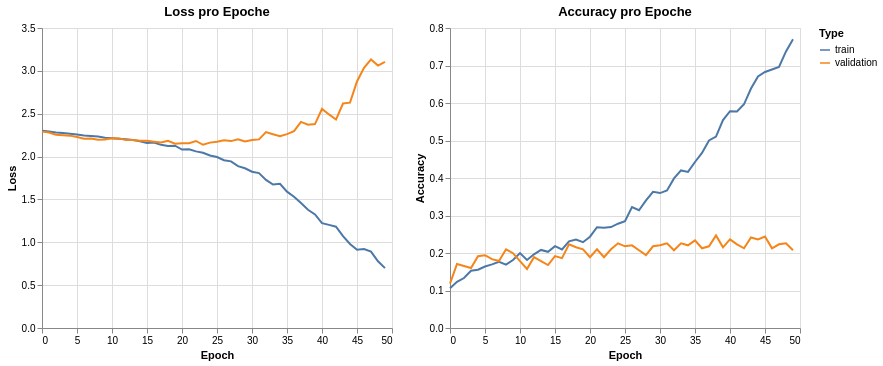

Notebook code for this chart:
### Code cell
import altair as alt
import pandas as pd

def hist_to_df(train_hist, val_hist, value_name):
    train_df = pd.DataFrame.from_dict(train_hist, orient="index").reset_index()
    train_df["Type"] = "train"
    val_df = pd.DataFrame.from_dict(val_hist, orient="index").reset_index()
    val_df["Type"] = "validation"
    df = pd.concat([train_df, val_df])
    df.columns = ["Epoch", value_name, "Type"]
    return df

loss_df = hist_to_df(train_loss_hist, val_loss_hist, "Loss")
acc_df  = hist_to_df(train_acc_hist,  val_acc_hist,  "Accuracy")

loss_chart = alt.Chart(loss_df).mark_line().encode(
    x="Epoch", y="Loss", color="Type").properties(title="Loss pro Epoche", width=350)
acc_chart = alt.Chart(acc_df).mark_line().encode(
    x="Epoch", y="Accuracy", color="Type").properties(title="Accuracy pro Epoche", width=350)

loss_chart | acc_chart      # nebeneinander (| = horizontal, & wäre untereinander)

### Figure 1 — Vega-Lite specification as saved in the notebook (floating-point values rounded to 4 significant figures)
{"config": {"view": {"continuousWidth": 300, "continuousHeight": 300}}, "hconcat": [{"data": {"name": "data-7dd4038eef1e95cb1a4604d91e4bfc8a"}, "mark": {"type": "line"}, "encoding": {"color": {"field": "Type", "type": "nominal"}, "x": {"field": "Epoch", "type": "quantitative"}, "y": {"field": "Loss", "type": "quantitative"}}, "title": "Loss pro Epoche", "width": 350}, {"data": {"name": "data-95fc6f69fbb8df1c278b53cd096c1d85"}, "mark": {"type": "line"}, "encoding": {"color": {"field": "Type", "type": "nominal"}, "x": {"field": "Epoch", "type": "quantitative"}, "y": {"field": "Accuracy", "type": "quantitative"}}, "title": "Accuracy pro Epoche", "width": 350}], "$schema": "https://vega.github.io/schema/vega-lite/v5.20.1.json", "datasets": {"data-7dd4038eef1e95cb1a4604d91e4bfc8a": [{"Epoch": 0, "Loss": 2.301, "Type": "train"}, {"Epoch": 1, "Loss": 2.294, "Type": "train"}, {"Epoch": 2, "Loss": 2.282, "Type": "train"}, {"Epoch": 3, "Loss": 2.274, "Type": "train"}, {"Epoch": 4, "Loss": 2.267, "Type": "train"}, {"Epoch": 5, "Loss": 2.258, "Type": "train"}, {"Epoch": 6, "Loss": 2.245, "Type": "train"}, {"Epoch": 7, "Loss": 2.24, "Type": "train"}, {"Epoch": 8, "Loss": 2.233, "Type": "train"}, {"Epoch": 9, "Loss": 2.221, "Type": "train"}, {"Epoch": 10, "Loss": 2.214, "Type": "train"}, {"Epoch": 11, "Loss": 2.209, "Type": "train"}, {"Epoch": 12, "Loss": 2.203, "Type": "train"}, {"Epoch": 13, "Loss": 2.193, "Type": "train"}, {"Epoch": 14, "Loss": 2.178, "Type": "train"}, {"Epoch": 15, "Loss": 2.16, "Type": "train"}, {"Epoch": 16, "Loss": 2.164, "Type": "train"}, {"Epoch": 17, "Loss": 2.137, "Type": "train"}, {"Epoch": 18, "Loss": 2.124, "Type": "train"}, {"Epoch": 19, "Loss": 2.127, "Type": "train"}, {"Epoch": 20, "Loss": 2.082, "Type": "train"}, {"Epoch": 21, "Loss": 2.085, "Type": "train"}, {"Epoch": 22, "Loss": 2.06, "Type": "train"}, {"Epoch": 23, "Loss": 2.044, "Type": "train"}, {"Epoch": 24, "Loss": 2.013, "Type": "train"}, {"Epoch": 25, "Loss": 1.994, "Type": "train"}, {"Epoch": 26, "Loss": 1.957, "Type": "train"}, {"Epoch": 27, "Loss": 1.944, "Type": "train"}, {"Epoch": 28, "Loss": 1.889, "Type": "train"}, {"Epoch": 29, "Loss": 1.863, "Type": "train"}, {"Epoch": 30, "Loss": 1.823, "Type": "train"}, {"Epoch": 31, "Loss": 1.807, "Type": "train"}, {"Epoch": 32, "Loss": 1.728, "Type": "train"}, {"Epoch": 33, "Loss": 1.673, "Type": "train"}, {"Epoch": 34, "Loss": 1.683, "Type": "train"}, {"Epoch": 35, "Loss": 1.591, "Type": "train"}, {"Epoch": 36, "Loss": 1.532, "Type": "train"}, {"Epoch": 37, "Loss": 1.458, "Type": "train"}, {"Epoch": 38, "Loss": 1.379, "Type": "train"}, {"Epoch": 39, "Loss": 1.324, "Type": "train"}, {"Epoch": 40, "Loss": 1.223, "Type": "train"}, {"Epoch": 41, "Loss": 1.203, "Type": "train"}, {"Epoch": 42, "Loss": 1.181, "Type": "train"}, {"Epoch": 43, "Loss": 1.072, "Type": "train"}, {"Epoch": 44, "Loss": 0.981, "Type": "train"}, {"Epoch": 45, "Loss": 0.913, "Type": "train"}, {"Epoch": 46, "Loss": 0.9203, "Type": "train"}, {"Epoch": 47, "Loss": 0.8913, "Type": "train"}, {"Epoch": 48, "Loss": 0.7778, "Type": "train"}, {"Epoch": 49, "Loss": 0.6984, "Type": "train"}, {"Epoch": 0, "Loss": 2.291, "Type": "validation"}, {"Epoch": 1, "Loss": 2.28, "Type": "validation"}, {"Epoch": 2, "Loss": 2.254, "Type": "validation"}, {"Epoch": 3, "Loss": 2.248, "Type": "validation"}, {"Epoch": 4, "Loss": 2.244, "Type": "validation"}, {"Epoch": 5, "Loss": 2.228, "Type": "validation"}, {"Epoch": 6, "Loss": 2.209, "Type": "validation"}, {"Epoch": 7, "Loss": 2.209, "Type": "validation"}, {"Epoch": 8, "Loss": 2.196, "Type": "validation"}, {"Epoch": 9, "Loss": 2.199, "Type": "validation"}, {"Epoch": 10, "Loss": 2.213, "Type": "validation"}, {"Epoch": 11, "Loss": 2.212, "Type": "validation"}, {"Epoch": 12, "Loss": 2.194, "Type": "validation"}, {"Epoch": 13, "Loss": 2.195, "Type": "validation"}, {"Epoch": 14, "Loss": 2.186, "Type": "validation"}, {"Epoch": 15, "Loss": 2.184, "Type": "validation"}, {"Epoch": 16, "Loss": 2.173, "Type": "validation"}, {"Epoch": 17, "Loss": 2.164, "Type": "validation"}, {"Epoch": 18, "Loss": 2.183, "Type": "validation"}, {"Epoch": 19, "Loss": 2.151, "Type": "validation"}, {"Epoch": 20, "Loss": 2.157, "Type": "validation"}, {"Epoch": 21, "Loss": 2.157, "Type": "validation"}, {"Epoch": 22, "Loss": 2.182, "Type": "validation"}, {"Epoch": 23, "Loss": 2.138, "Type": "validation"}, {"Epoch": 24, "Loss": 2.163, "Type": "validation"}, {"Epoch": 25, "Loss": 2.173, "Type": "validation"}, {"Epoch": 26, "Loss": 2.189, "Type": "validation"}, {"Epoch": 27, "Loss": 2.181, "Type": "validation"}, {"Epoch": 28, "Loss": 2.202, "Type": "validation"}, {"Epoch": 29, "Loss": 2.175, "Type": "validation"}, {"Epoch": 30, "Loss": 2.193, "Type": "validation"}, {"Epoch": 31, "Loss": 2.201, "Type": "validation"}, {"Epoch": 32, "Loss": 2.285, "Type": "validation"}, {"Epoch": 33, "Loss": 2.259, "Type": "validation"}, {"Epoch": 34, "Loss": 2.236, "Type": "validation"}, {"Epoch": 35, "Loss": 2.262, "Type": "validation"}, {"Epoch": 36, "Loss": 2.297, "Type": "validation"}, {"Epoch": 37, "Loss": 2.405, "Type": "validation"}, {"Epoch": 38, "Loss": 2.373, "Type": "validation"}, {"Epoch": 39, "Loss": 2.379, "Type": "validation"}, {"Epoch": 40, "Loss": 2.556, "Type": "validation"}, {"Epoch": 41, "Loss": 2.492, "Type": "validation"}, {"Epoch": 42, "Loss": 2.432, "Type": "validation"}, {"Epoch": 43, "Loss": 2.619, "Type": "validation"}, {"Epoch": 44, "Loss": 2.629, "Type": "validation"}, {"Epoch": 45, "Loss": 2.877, "Type": "validation"}, {"Epoch": 46, "Loss": 3.035, "Type": "validation"}, {"Epoch": 47, "Loss": 3.134, "Type": "validation"}, {"Epoch": 48, "Loss": 3.062, "Type": "validation"}, {"Epoch": 49, "Loss": 3.105, "Type": "validation"}], "data-95fc6f69fbb8df1c278b53cd096c1d85": [{"Epoch": 0, "Accuracy": 0.1058, "Type": "train"}, {"Epoch": 1, "Accuracy": 0.1231, "Type": "train"}, {"Epoch": 2, "Accuracy": 0.1332, "Type": "train"}, {"Epoch": 3, "Accuracy": 0.1528, "Type": "train"}, {"Epoch": 4, "Accuracy": 0.1556, "Type": "train"}, {"Epoch": 5, "Accuracy": 0.164, "Type": "train"}, {"Epoch": 6, "Accuracy": 0.1696, "Type": "train"}, {"Epoch": 7, "Accuracy": 0.1763, "Type": "train"}, {"Epoch": 8, "Accuracy": 0.169, "Type": "train"}, {"Epoch": 9, "Accuracy": 0.1813, "Type": "train"}, {"Epoch": 10, "Accuracy": 0.1998, "Type": "train"}, {"Epoch": 11, "Accuracy": 0.1813, "Type": "train"}, {"Epoch": 12, "Accuracy": 0.1964, "Type": "train"}, {"Epoch": 13, "Accuracy": 0.2082, "Type": "train"}, {"Epoch": 14, "Accuracy": 0.2031, "Type": "train"}, {"Epoch": 15, "Accuracy": 0.2182, "Type": "train"}, {"Epoch": 16, "Accuracy": 0.2093, "Type": "train"}, {"Epoch": 17, "Accuracy": 0.2311, "Type": "train"}, {"Epoch": 18, "Accuracy": 0.2361, "Type": "train"}, {"Epoch": 19, "Accuracy": 0.2289, "Type": "train"}, {"Epoch": 20, "Accuracy": 0.2434, "Type": "train"}, {"Epoch": 21, "Accuracy": 0.2686, "Type": "train"}, {"Epoch": 22, "Accuracy": 0.2675, "Type": "train"}, {"Epoch": 23, "Accuracy": 0.2692, "Type": "train"}, {"Epoch": 24, "Accuracy": 0.2781, "Type": "train"}, {"Epoch": 25, "Accuracy": 0.2848, "Type": "train"}, {"Epoch": 26, "Accuracy": 0.3223, "Type": "train"}, {"Epoch": 27, "Accuracy": 0.3139, "Type": "train"}, {"Epoch": 28, "Accuracy": 0.3402, "Type": "train"}, {"Epoch": 29, "Accuracy": 0.3632, "Type": "train"}, {"Epoch": 30, "Accuracy": 0.3598, "Type": "train"}, {"Epoch": 31, "Accuracy": 0.3665, "Type": "train"}, {"Epoch": 32, "Accuracy": 0.399, "Type": "train"}, {"Epoch": 33, "Accuracy": 0.4203, "Type": "train"}, {"Epoch": 34, "Accuracy": 0.4163, "Type": "train"}, {"Epoch": 35, "Accuracy": 0.4426, "Type": "train"}, {"Epoch": 36, "Accuracy": 0.4667, "Type": "train"}, {"Epoch": 37, "Accuracy": 0.5003, "Type": "train"}, {"Epoch": 38, "Accuracy": 0.5104, "Type": "train"}, {"Epoch": 39, "Accuracy": 0.5546, "Type": "train"}, {"Epoch": 40, "Accuracy": 0.5781, "Type": "train"}, {"Epoch": 41, "Accuracy": 0.5775, "Type": "train"}, {"Epoch": 42, "Accuracy": 0.5965, "Type": "train"}, {"Epoch": 43, "Accuracy": 0.6385, "Type": "train"}, {"Epoch": 44, "Accuracy": 0.671, "Type": "train"}, {"Epoch": 45, "Accuracy": 0.6827, "Type": "train"}, {"Epoch": 46, "Accuracy": 0.6894, "Type": "train"}, {"Epoch": 47, "Accuracy": 0.6961, "Type": "train"}, {"Epoch": 48, "Accuracy": 0.7375, "Type": "train"}, {"Epoch": 49, "Accuracy": 0.77, "Type": "train"}, {"Epoch": 0, "Accuracy": 0.1181, "Type": "validation"}, {"Epoch": 1, "Accuracy": 0.1706, "Type": "validation"}, {"Epoch": 2, "Accuracy": 0.1654, "Type": "validation"}, {"Epoch": 3, "Accuracy": 0.1601, "Type": "validation"}, {"Epoch": 4, "Accuracy": 0.1916, "Type": "validation"}, {"Epoch": 5, "Accuracy": 0.1942, "Type": "validation"}, {"Epoch": 6, "Accuracy": 0.1837, "Type": "validation"}, {"Epoch": 7, "Accuracy": 0.1785, "Type": "validation"}, {"Epoch": 8, "Accuracy": 0.21, "Type": "validation"}, {"Epoch": 9, "Accuracy": 0.1995, "Type": "validation"}, {"Epoch": 10, "Accuracy": 0.1785, "Type": "validation"}, {"Epoch": 11, "Accuracy": 0.1575, "Type": "validation"}, {"Epoch": 12, "Accuracy": 0.189, "Type": "validation"}, {"Epoch": 13, "Accuracy": 0.1785, "Type": "validation"}, {"Epoch": 14, "Accuracy": 0.168, "Type": "validation"}, {"Epoch": 15, "Accuracy": 0.1916, "Type": "validation"}, {"Epoch": 16, "Accuracy": 0.1864, "Type": "validation"}, {"Epoch": 17, "Accuracy": 0.2231, "Type": "validation"}, {"Epoch": 18, "Accuracy": 0.2152, "Type": "validation"}, {"Epoch": 19, "Accuracy": 0.21, "Type": "validation"}, {"Epoch": 20, "Accuracy": 0.189, "Type": "validation"}, {"Epoch": 21, "Accuracy": 0.21, "Type": "validation"}, {"Epoch": 22, "Accuracy": 0.189, "Type": "validation"}, {"Epoch": 23, "Accuracy": 0.21, "Type": "validation"}, {"Epoch": 24, "Accuracy": 0.2257, "Type": "validation"}, {"Epoch": 25, "Accuracy": 0.2178, "Type": "validation"}, {"Epoch": 26, "Accuracy": 0.2205, "Type": "validation"}, {"Epoch": 27, "Accuracy": 0.2073, "Type": "validation"}, {"Epoch": 28, "Accuracy": 0.1942, "Type": "validation"}, {"Epoch": 29, "Accuracy": 0.2178, "Type": "validation"}, {"Epoch": 30, "Accuracy": 0.2205, "Type": "validation"}, {"Epoch": 31, "Accuracy": 0.2257, "Type": "validation"}, {"Epoch": 32, "Accuracy": 0.2073, "Type": "validation"}, {"Epoch": 33, "Accuracy": 0.2257, "Type": "validation"}, {"Epoch": 34, "Accuracy": 0.2205, "Type": "validation"}, {"Epoch": 35, "Accuracy": 0.2336, "Type": "validation"}, {"Epoch": 36, "Accuracy": 0.2126, "Type": "validation"}, {"Epoch": 37, "Accuracy": 0.2178, "Type": "validation"}, {"Epoch": 38, "Accuracy": 0.2467, "Type": "validation"}, {"Epoch": 39, "Accuracy": 0.2152, "Type": "validation"}, {"Epoch": 40, "Accuracy": 0.2362, "Type": "validation"}, {"Epoch": 41, "Accuracy": 0.2231, "Type": "validation"}, {"Epoch": 42, "Accuracy": 0.2126, "Type": "validation"}, {"Epoch": 43, "Accuracy": 0.2415, "Type": "validation"}, {"Epoch": 44, "Accuracy": 0.2362, "Type": "validation"}, {"Epoch": 45, "Accuracy": 0.2441, "Type": "validation"}, {"Epoch": 46, "Accuracy": 0.2126, "Type": "validation"}, {"Epoch": 47, "Accuracy": 0.2231, "Type": "validation"}, {"Epoch": 48, "Accuracy": 0.2257, "Type": "validation"}, {"Epoch": 49, "Accuracy": 0.2073, "Type": "validation"}]}}
